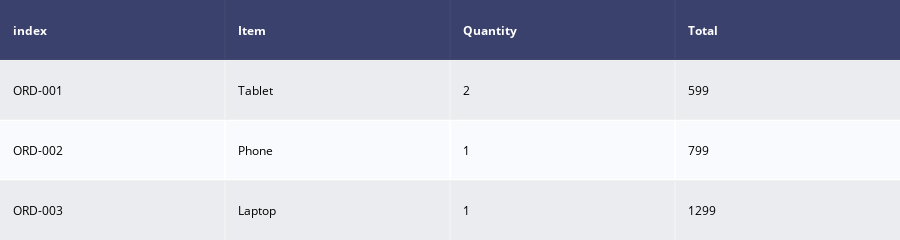

The notebook cell this image was saved under:
### Markdown cell above
## Example 6: Table with Index Column Displayed

By default, Pandas DataFrame index columns are not shown in Figure Factory tables. However, you can include the index by resetting it as a regular column. This is useful when the index contains meaningful information like dates, IDs, or sequential numbers that should be visible in your presentation.

### Code cell
# Create a DataFrame with a meaningful index (customer IDs).
df_orders = pd.DataFrame({
    "Item": ["Tablet", "Phone", "Laptop"],
    "Quantity": [2, 1, 1],
    "Total": [599, 799, 1299]
}, index=["ORD-001", "ORD-002", "ORD-003"])

# Reset the index to convert it into a regular column.
# This makes the index visible in the table as "index" column.
df_with_index = df_orders.reset_index()

# Create the table with the index now displayed as a column.
fig = ff.create_table(df_with_index)

# Display the table showing order IDs.
fig.show()

### Figure 1 — Plotly figure (JSON) as saved in the notebook; plotly's stock layout.template omitted (floating-point values rounded to 4 significant figures)
{"data": [{"colorscale": [[0, "#00083e"], [0.5, "#ededee"], [1, "#ffffff"]], "hoverinfo": "none", "opacity": 0.75, "showscale": false, "type": "heatmap", "z": [[0, 0, 0, 0], [0.5, 0.5, 0.5, 0.5], [1, 1, 1, 1], [0.5, 0.5, 0.5, 0.5]]}], "layout": {"annotations": [{"align": "left", "font": {"color": "#ffffff"}, "showarrow": false, "text": "<b>index</b>", "x": -0.45, "xanchor": "left", "xref": "x", "y": 0, "yref": "y"}, {"align": "left", "font": {"color": "#ffffff"}, "showarrow": false, "text": "<b>Item</b>", "x": 0.55, "xanchor": "left", "xref": "x", "y": 0, "yref": "y"}, {"align": "left", "font": {"color": "#ffffff"}, "showarrow": false, "text": "<b>Quantity</b>", "x": 1.55, "xanchor": "left", "xref": "x", "y": 0, "yref": "y"}, {"align": "left", "font": {"color": "#ffffff"}, "showarrow": false, "text": "<b>Total</b>", "x": 2.55, "xanchor": "left", "xref": "x", "y": 0, "yref": "y"}, {"align": "left", "font": {"color": "#000000"}, "showarrow": false, "text": "ORD-001", "x": -0.45, "xanchor": "left", "xref": "x", "y": 1, "yref": "y"}, {"align": "left", "font": {"color": "#000000"}, "showarrow": false, "text": "Tablet", "x": 0.55, "xanchor": "left", "xref": "x", "y": 1, "yref": "y"}, {"align": "left", "font": {"color": "#000000"}, "showarrow": false, "text": "2", "x": 1.55, "xanchor": "left", "xref": "x", "y": 1, "yref": "y"}, {"align": "left", "font": {"color": "#000000"}, "showarrow": false, "text": "599", "x": 2.55, "xanchor": "left", "xref": "x", "y": 1, "yref": "y"}, {"align": "left", "font": {"color": "#000000"}, "showarrow": false, "text": "ORD-002", "x": -0.45, "xanchor": "left", "xref": "x", "y": 2, "yref": "y"}, {"align": "left", "font": {"color": "#000000"}, "showarrow": false, "text": "Phone", "x": 0.55, "xanchor": "left", "xref": "x", "y": 2, "yref": "y"}, {"align": "left", "font": {"color": "#000000"}, "showarrow": false, "text": "1", "x": 1.55, "xanchor": "left", "xref": "x", "y": 2, "yref": "y"}, {"align": "left", "font": {"color": "#000000"}, "showarrow": false, "text": "799", "x": 2.55, "xanchor": "left", "xref": "x", "y": 2, "yref": "y"}, {"align": "left", "font": {"color": "#000000"}, "showarrow": false, "text": "ORD-003", "x": -0.45, "xanchor": "left", "xref": "x", "y": 3, "yref": "y"}, {"align": "left", "font": {"color": "#000000"}, "showarrow": false, "text": "Laptop", "x": 0.55, "xanchor": "left", "xref": "x", "y": 3, "yref": "y"}, {"align": "left", "font": {"color": "#000000"}, "showarrow": false, "text": "1", "x": 1.55, "xanchor": "left", "xref": "x", "y": 3, "yref": "y"}, {"align": "left", "font": {"color": "#000000"}, "showarrow": false, "text": "1299", "x": 2.55, "xanchor": "left", "xref": "x", "y": 3, "yref": "y"}], "height": 170, "margin": {"b": 0, "l": 0, "r": 0, "t": 0}, "xaxis": {"dtick": 1, "gridwidth": 2, "showticklabels": false, "tick0": -0.5, "ticks": "", "zeroline": false}, "yaxis": {"autorange": "reversed", "dtick": 1, "gridwidth": 2, "showticklabels": false, "tick0": 0.5, "ticks": "", "zeroline": false}}}
